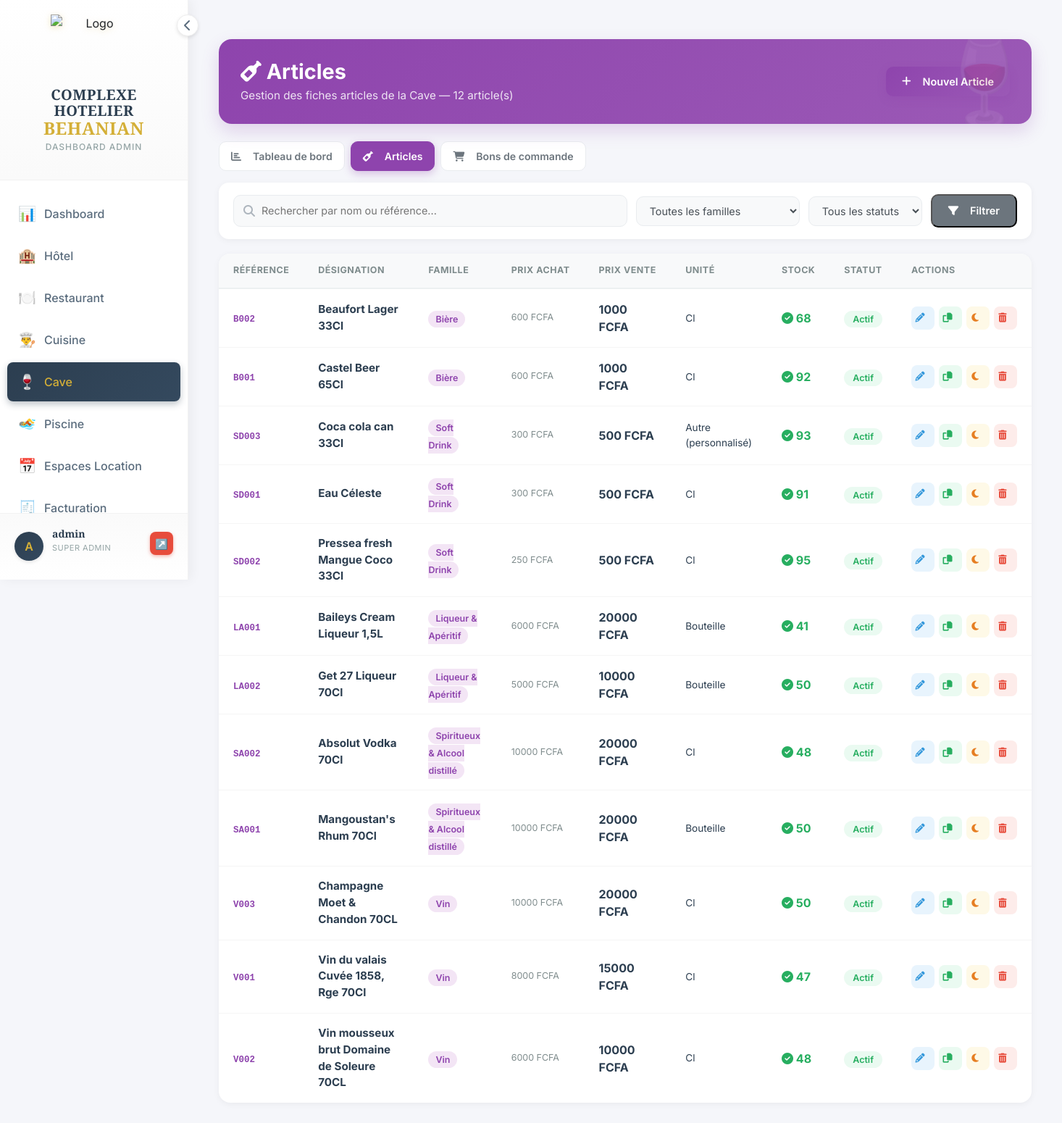
The page /bar/articles/ (signed in) on the database as committed earlier.
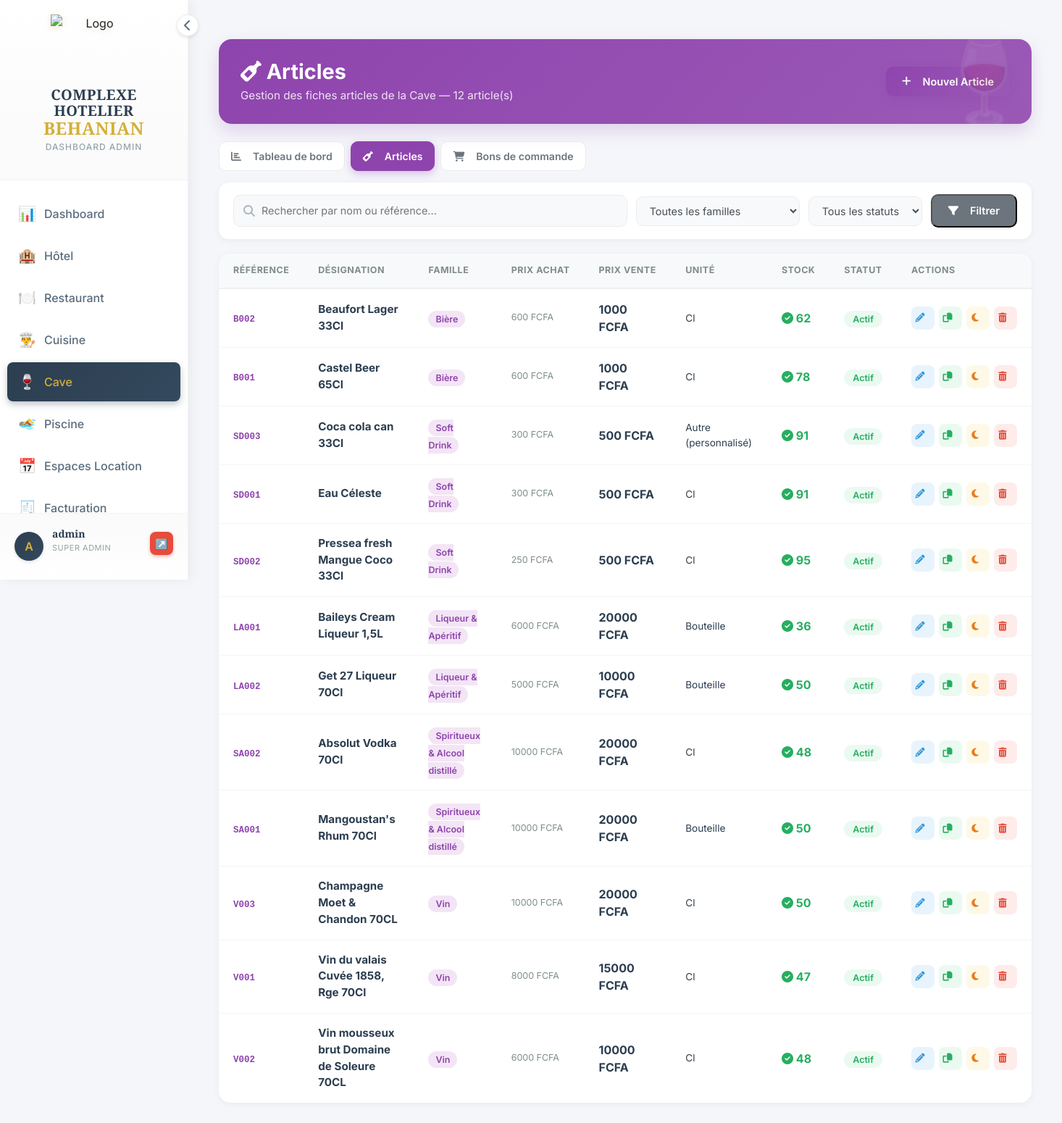
The same page on the database as committed later.
### bar/models.py (models this page shows, shortened)
class BoissonBar(models.Model):
    STATUT_CHOICES = [
        ('actif', 'Actif'),
        ('sommeil', 'En sommeil'),
        ('supprime', 'Supprimé'),
    ]
    UNITE_STANDARD_CHOICES = [
        ('bouteille', 'Bouteille'),
        ('verre', 'Verre'),
        ('cl', 'Cl'),
        ('litre', 'Litre'),
        ('autre', 'Autre (personnalisé)'),
    ]
    MODE_PRIX_CHOICES = [
        ('manuel', 'Prix saisi manuellement'),
        ('marge', 'Calculé (prix achat + marge %)'),
    ]
    reference = models.CharField(max_length=50, unique=True, blank=True, null=True, verbose_name="Référence article")
    nom = models.CharField(max_length=100, verbose_name="Désignation")
    categorie = models.ForeignKey(CategorieBar, on_delete=models.CASCADE, verbose_name="Famille / Catégorie")
    description = models.TextField(blank=True, null=True, verbose_name="Description")
    image = models.ImageField(upload_to='boissons/', blank=True, null=True, verbose_name="Image")
    mode_prix = models.CharField(max_length=10, choices=MODE_PRIX_CHOICES, default='manuel', verbose_name="Mode de calcul du prix")
    prix_achat = models.DecimalField(max_digits=10, decimal_places=2, default=0, verbose_name="Prix d'achat (FCFA)")
    marge = models.DecimalField(max_digits=5, decimal_places=2, default=0, verbose_name="Marge (%)")
    prix = models.DecimalField(max_digits=10, decimal_places=2, default=0, verbose_name="Prix de vente (FCFA)")
    unite_standard = models.CharField(max_length=20, choices=UNITE_STANDARD_CHOICES, default='bouteille', verbose_name="Unité standard")
    unite_personnalisee = models.ForeignKey(UniteVente, on_delete=models.SET_NULL, null=True, blank=True, verbose_name="Unité personnalisée")
    quantite_stock = models.IntegerField(default=0, verbose_name="Quantité en stock")
    seuil_alerte = models.IntegerField(default=10, verbose_name="Seuil d'alerte")
    disponible = models.BooleanField(default=True, verbose_name="Disponible à la vente")
    statut = models.CharField(max_length=20, choices=STATUT_CHOICES, default='actif', verbose_name="Statut")
    est_compose = models.BooleanField(default=False, verbose_name="Article composé (pack/nomenclature)")
    date_creation = models.DateTimeField(auto_now_add=True)
    date_modification = models.DateTimeField(auto_now=True)
    @property
    def unite_affichee(self):
        if self.unite_standard == 'autre' and self.unite_personnalisee:
            return str(self.unite_personnalisee)
        return self.get_unite_standard_display()
    class Meta:
        verbose_name = "Article (Cave)"
        verbose_name_plural = "Articles (Cave)"
        ordering = ['categorie', 'nom']

class CategorieBar(models.Model):
    nom = models.CharField(max_length=50, verbose_name="Nom")
    ordre = models.IntegerField(default=0, verbose_name="Ordre d'affichage")
    class Meta:
        verbose_name = "Catégorie de Boisson"
        verbose_name_plural = "Catégories de Boissons"
        ordering = ['ordre', 'nom']

### bar/views.py (the view)
# urls.py: path('articles/', views.articles_list, name='articles_list'),
@require_module_access('bar')
@require_bar_gestion
def articles_list(request):
    articles = BoissonBar.objects.exclude(statut='supprime')
    categories = CategorieBar.objects.all()
    q = request.GET.get('q', '')
    categorie_id = request.GET.get('categorie', '')
    statut = request.GET.get('statut', '')
    if q:
        articles = articles.filter(Q(nom__icontains=q) | Q(reference__icontains=q))
    if categorie_id:
        articles = articles.filter(categorie_id=categorie_id)
    if statut:
        articles = articles.filter(statut=statut)
    context = {
        'page_title': 'Articles',
        'articles': articles,
        'categories': categories,
        'q': q,
        'categorie_id': categorie_id,
        'statut_filtre': statut,
        'total': articles.count(),
    }
    return render(request, 'bar/articles_list.html', context)

### bar/views.py (called while the page is built)
def require_bar_gestion(view_func):
    @wraps(view_func)
    def wrapper(request, *args, **kwargs):
        from utils.permissions import get_user_groups
        groups = get_user_groups(request.user)
        caissier_groups = ['Caissière / Caissier', 'Caissiere / Caissier']
        if any(g in caissier_groups for g in groups):
            _messages.error(request, "Accès refusé — cette section est réservée à la gestion.")
            return _redirect('bar:tpe')
        return view_func(request, *args, **kwargs)
    return wrapper

### utils/permissions.py (called while the page is built, shortened)
def get_user_groups(user):
    return list(user.groups.values_list('name', flat=True))

def user_has_access(user, module):
    if not user.is_authenticated:
        return False
    if user.is_superuser:
        return True

def get_accessible_modules(user):
    if user.is_superuser:
        return ['dashboard', 'hotel', 'restaurant', 'bar', 'cuisine',
                'piscine', 'boite_nuit', 'espaces', 'caisse', 'facturation',
                'parametres', 'users']

### templates/bar/articles_list.html (shortened to what the changed rows need)
{% extends 'dashboard/base_dashboard.html' %}
{% load static %}
{% block content %}
<div class="container-fluid py-4">
    <div class="page-header">
        <div>
            <h2><i class="fas fa-wine-bottle mr-2"></i> Articles</h2>
        </div>
    </div>
    <div class="articles-table-card">
        <div style="overflow-x:auto;">
            <table class="articles-table">
                <thead>
                    <tr>
                        <th>Référence</th>
                        <th>Désignation</th>
                        <th>Famille</th>
                        <th>Prix achat</th>
                        <th>Prix vente</th>
                        <th>Unité</th>
                        <th>Stock</th>
                        <th>Statut</th>
                        <th class="text-right">Actions</th>
                    </tr>
                </thead>
                <tbody>
                    {% for article in articles %}
                    <tr>
                        <td><span class="article-ref">{{ article.reference|default:"-" }}</span></td>
                        <td>
                            <div class="article-nom">
                                {{ article.nom }}
                            </div>
                        </td>
                        <td><span class="badge-categorie">{{ article.categorie.nom }}</span></td>
                        <td>
                            <div class="prix-achat">{{ article.prix_achat|floatformat:0 }} FCFA</div>
                        </td>
                        <td><span class="prix-tag">{{ article.prix|floatformat:0 }} FCFA</span></td>
                        <td style="font-size:0.85rem;">{{ article.unite_affichee }}</td>
                        <td>
                            {% if article.quantite_stock == 0 %}
                                <span class="stock-zero"><i class="fas fa-times-circle"></i> Rupture</span>
                            {% elif article.quantite_stock <= article.seuil_alerte %}
                                <span class="stock-bas"><i class="fas fa-exclamation-triangle"></i> {{ article.quantite_stock }}</span>
                            {% else %}
                                <span class="stock-ok"><i class="fas fa-check-circle"></i> {{ article.quantite_stock }}</span>
                            {% endif %}
                        </td>
                        <td>
                            <span class="badge-statut statut-{{ article.statut }}">
                                {{ article.get_statut_display }}
                            </span>
                        </td>
                        <td>
                            <div class="action-group">
                                <a href="{% url 'bar:article_edit' article.pk %}" class="btn-action btn-edit" title="Modifier">
                                    <i class="fas fa-pencil-alt"></i>
                                </a>
                                <a href="{% url 'bar:article_dupliquer' article.pk %}" class="btn-action btn-copy" title="Dupliquer (Ctrl+D)">
                                    <i class="fas fa-copy"></i>
                                </a>
                                <a href="{% url 'bar:article_sommeil' article.pk %}" class="btn-action btn-sleep" title="{% if article.statut == 'actif' %}Mettre en sommeil{% else %}Réactiver{% endif %}">
                                    <i class="fas {% if article.statut == 'actif' %}fa-moon{% else %}fa-sun{% endif %}"></i>
                                </a>
                                <a href="{% url 'bar:article_delete' article.pk %}" class="btn-action btn-del" title="Supprimer">
                                    <i class="fas fa-trash-alt"></i>
                                </a>
                            </div>
                        </td>
                    </tr>
                    {% endfor %}
                </tbody>
            </table>
        </div>
    </div>
</div>
{% endblock %}

Rows that differ between the two databases and show on the page:
changed BoissonBar "Beaufort Lager 33Cl": quantite_stock "68" → "62"
changed BoissonBar "Castel Beer 65Cl": quantite_stock "92" → "78"
changed BoissonBar "Coca cola can 33Cl": quantite_stock "93" → "91"
changed BoissonBar "Baileys Cream Liqueur 1,5L": quantite_stock "41" → "36"
